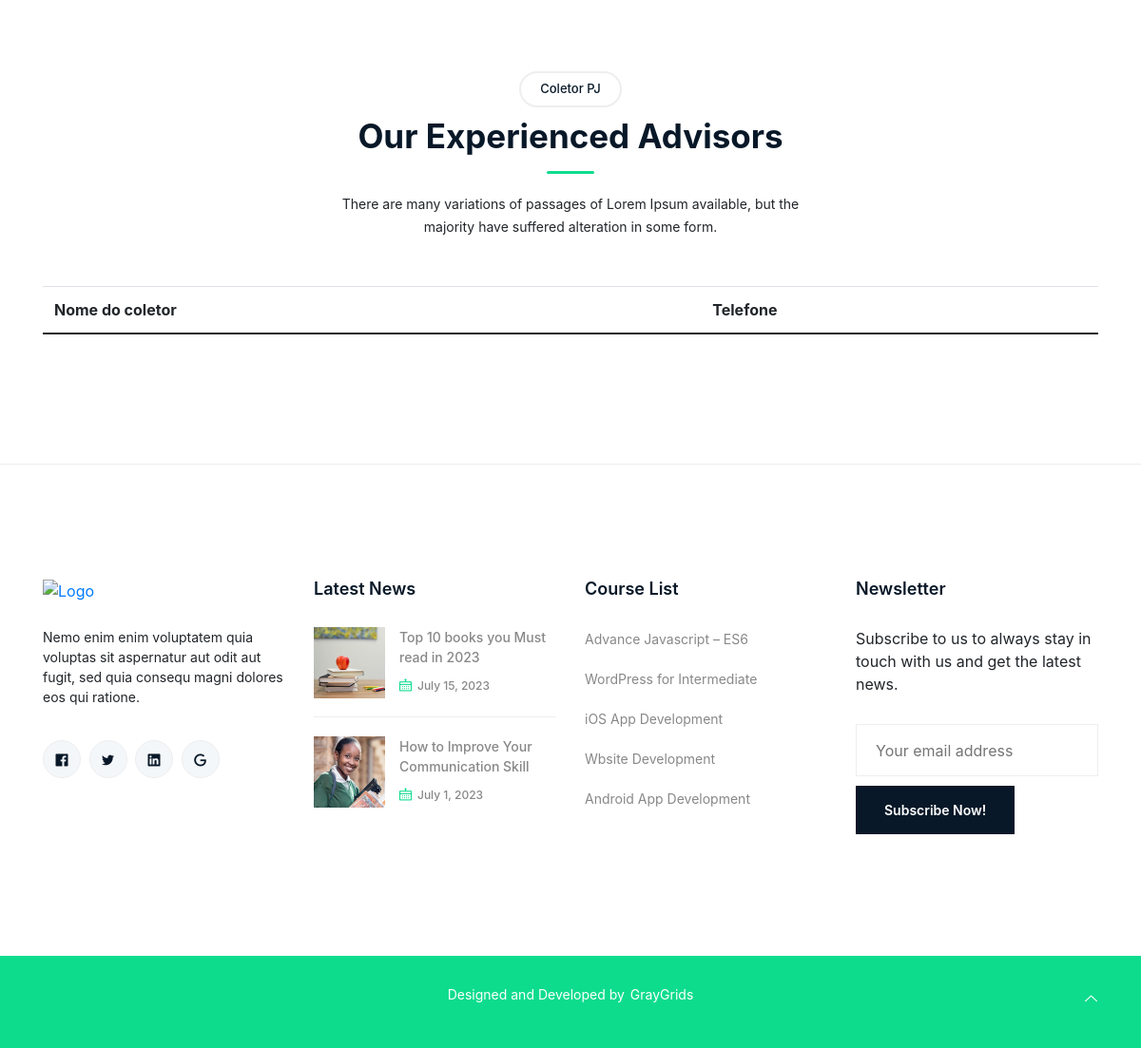
Page /coletor_pj/ (lower part) on the earlier database version.
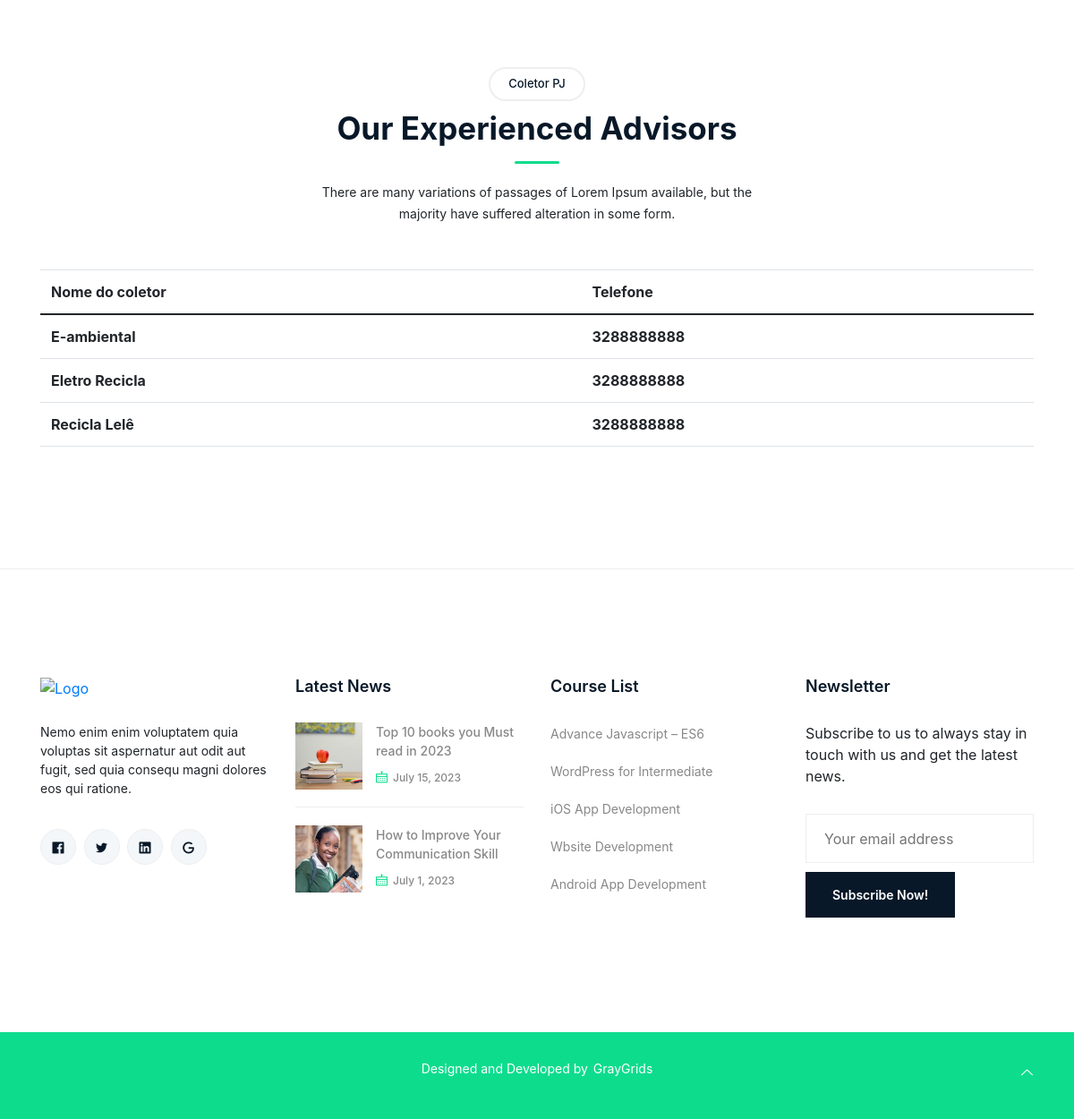
Same page on the later database version.
### aplic/models.py (models this page shows, shortened)
class Coletor_Pj(models.Model):
    nome = models.CharField('Nome', max_length=100)
    telefone = models.CharField('Telefone', max_length=11)
    email = models.EmailField('E-mail')
    foto = StdImageField('Foto', null=True, blank=True, upload_to=get_file_path,variations={'thumb': {'width': 480, 'height': 480, 'crop': True}})
    facebook = models.CharField('Facebook', blank=True, max_length=200)
    linkedin = models.CharField('LinkedIn', blank=True, max_length=200)
    twitter = models.CharField('Twitter', blank=True, max_length=200)
    instagram = models.CharField('Instagram', blank=True, max_length=200)
    class Meta:
        abstract = False
        verbose_name = 'Coletor'
        verbose_name_plural = 'Coletores'

### aplic/views.py (the view)
# urls.py: path('coletor_pj/', ColetorPjView.as_view(), name='coletor_pj'),
class ColetorPjView(TemplateView):
    template_name = 'coletor_pj.html'
    paginate_by = 5
    def get_context_data(self, **kwargs):
        context = super(ColetorPjView, self).get_context_data(**kwargs)
        context['coletor_pj'] = Coletor_Pj.objects.order_by('nome').all()
        return context

### aplic/templates/coletor_pj.html (shortened to what this page needs)
{% extends 'index.html'  %}
{% load static %}
{% block content %}
    <section id="coletor_pj" class="coletor_pj section">
        <div class="container">
           <div class="row">
              <div class="col-12">
                 <div class="section-title align-center gray-bg">
                    <span>Coletor PJ</span>
                    <h2 class="wow fadeInUp" data-wow-delay=".4s" style="visibility: visible; animation-delay: 0.4s; animation-name: fadeInUp;">Our Experienced Advisors</h2>
                    <p class="wow fadeInUp" data-wow-delay=".6s" style="visibility: visible; animation-delay: 0.6s; animation-name: fadeInUp;">There are many variations of passages of Lorem
                       Ipsum available, but the majority have suffered alteration in some form.
                    </p>
                 </div>
              </div>
           </div>
           <table class="table">
                <thead>
                    <tr>
                        <th scope="col">Nome do coletor</th>
                        <th scope="col">Telefone</th>
                    </tr>
                </thead>
                <tbody>
                    {% for coletor in coletor_pj %}
                        <tr>
                            <th scope="row">{{ coletor.nome }}</th>
                            <th scope="row">{{ coletor.telefone }}</th>
                        </tr>
                    {% endfor %}
                </tbody>
            </table>
            {% include 'paginacao.html' %}
        </div>
    </section>
{% endblock %}

Differences in the rows shown:
added Coletor_Pj: nome "E-ambiental", telefone "3288888888"
added Coletor_Pj: nome "Eletro Recicla", telefone "3288888888"
added Coletor_Pj: nome "Recicla Lelê", telefone "3288888888"
